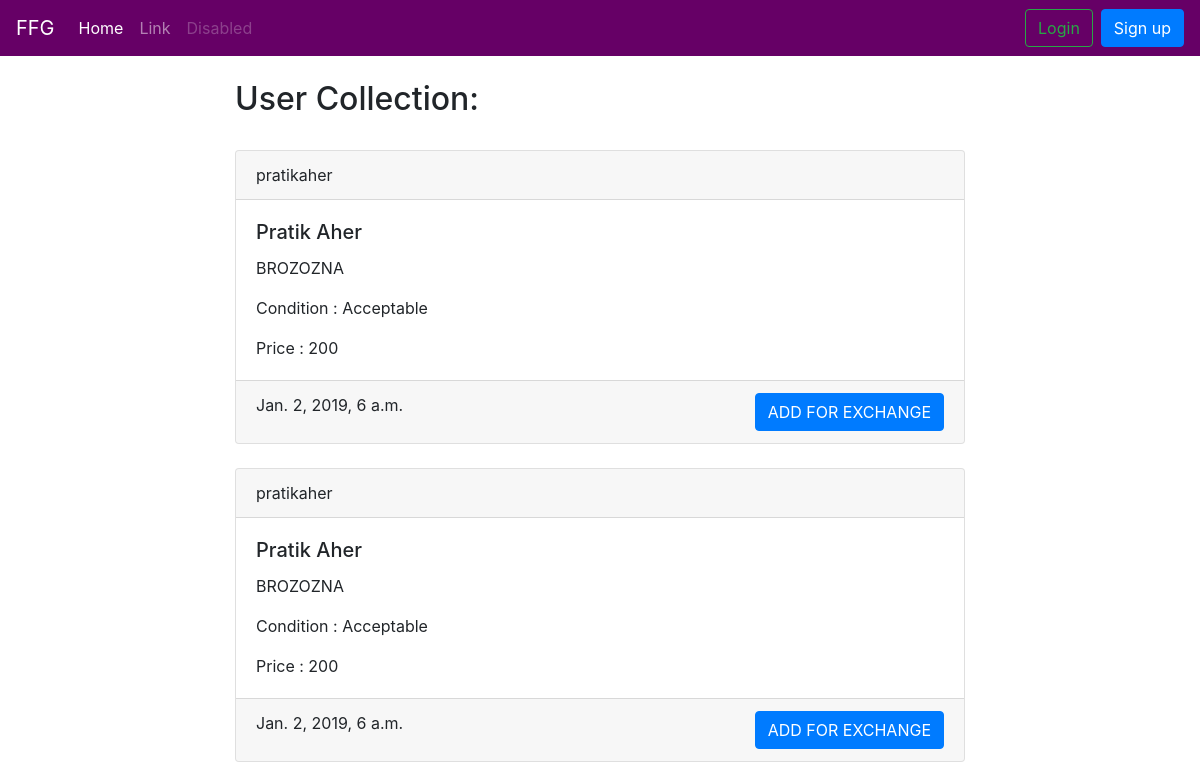
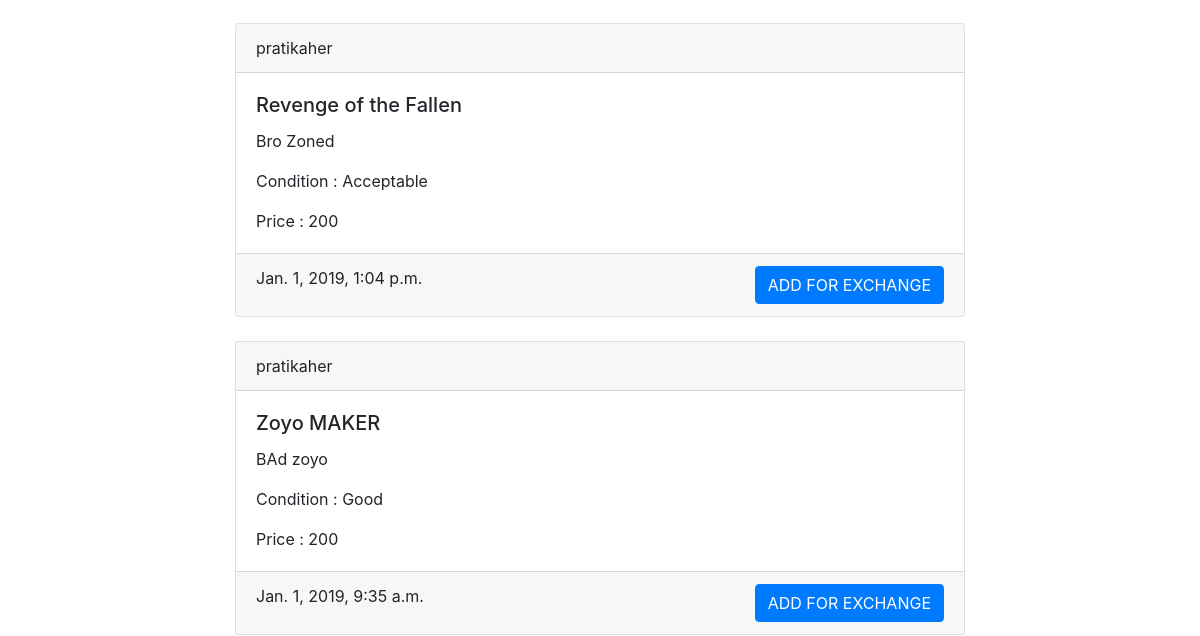
Page /userbooks/pratikaher (upper part) on the earlier database version (2 pictures, top to bottom).
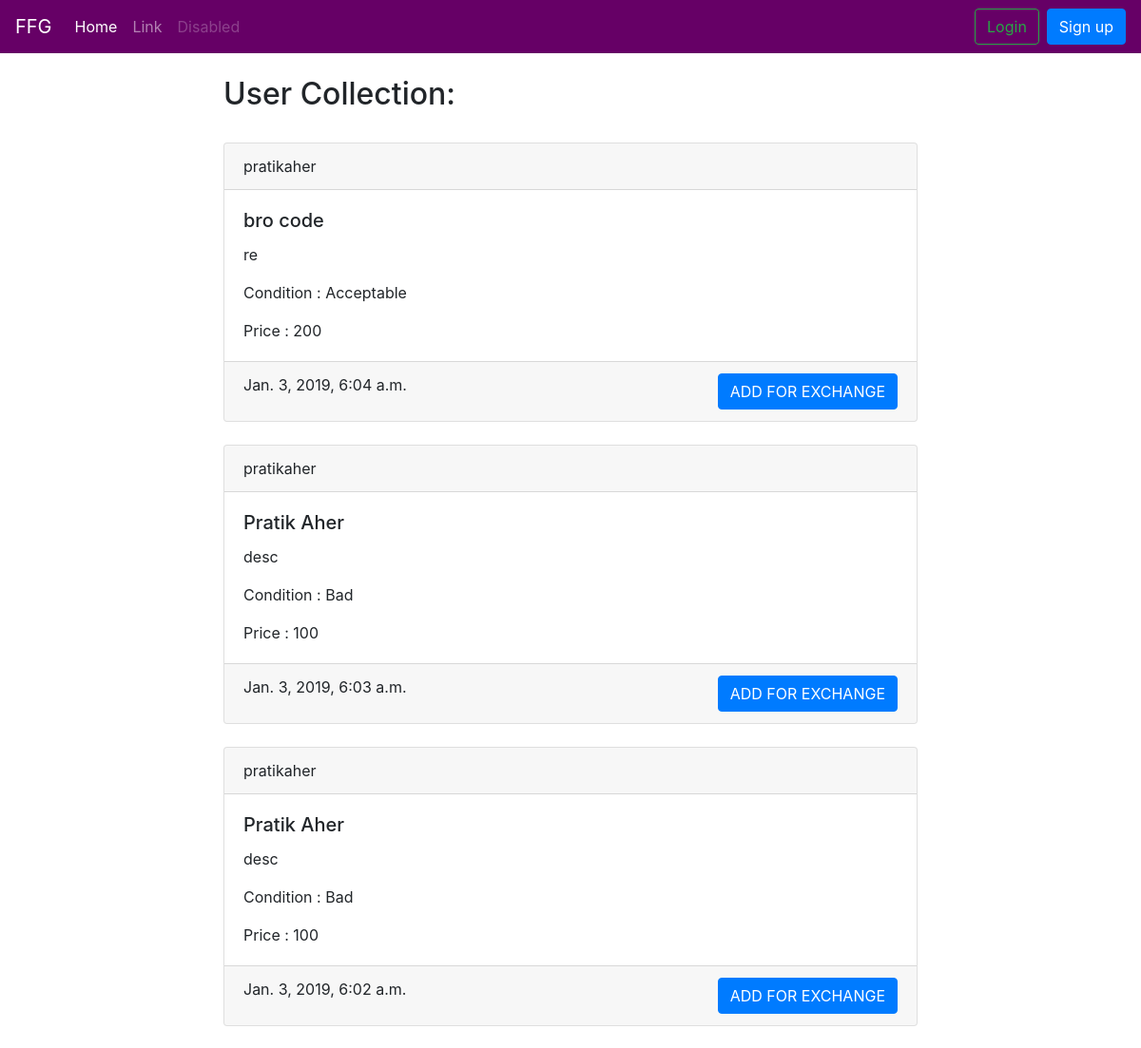
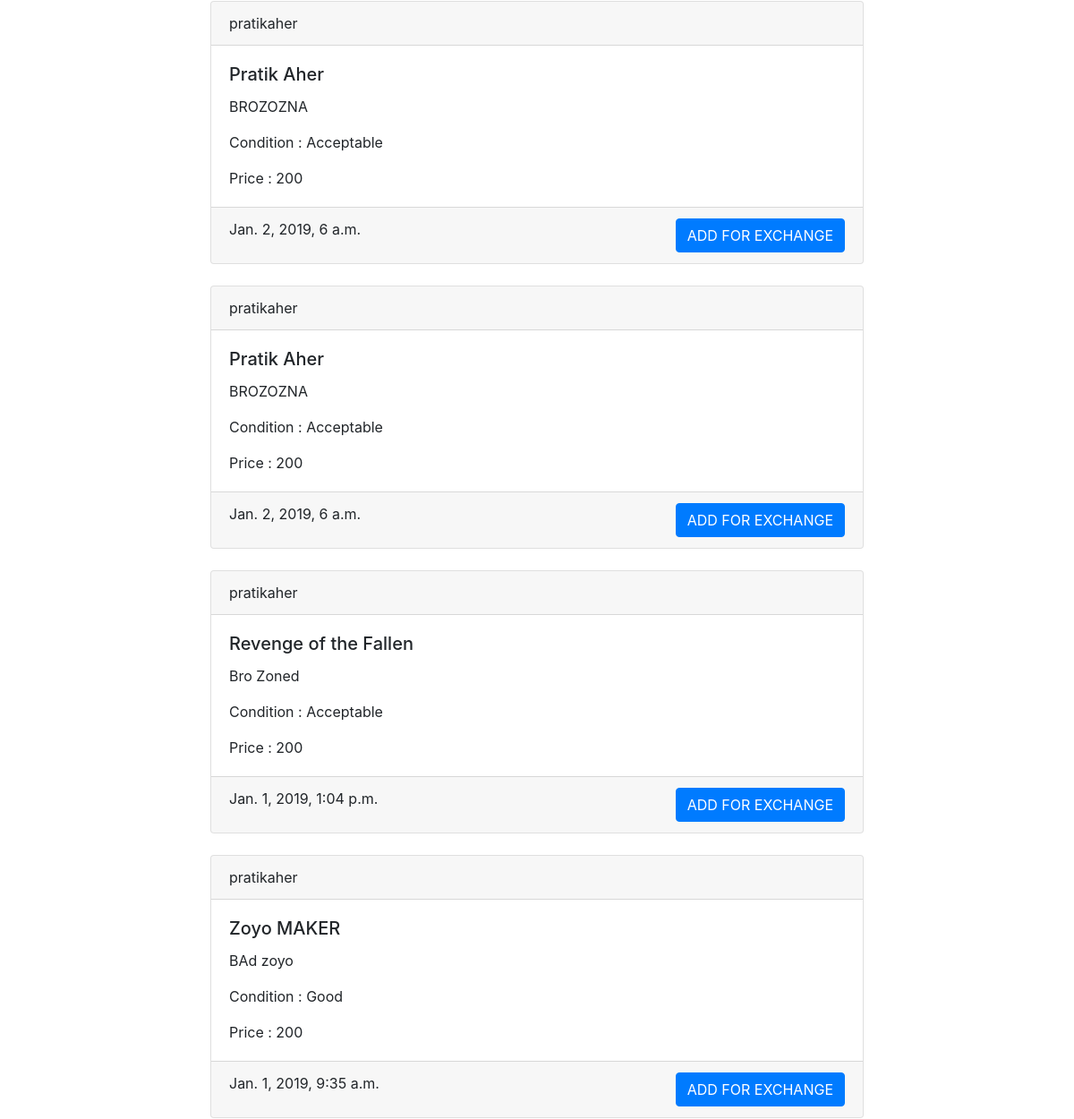
Same page on the later database version (2 pictures, top to bottom).
### coreapp/models.py (models this page shows, shortened)
class Book(models.Model):
    user = models.ForeignKey(User, on_delete=models.CASCADE, null=True)
    book_name = models.CharField(max_length=100)
    description = models.CharField(max_length=2000)
    image = models.ImageField(null=True, blank=True, upload_to="book_images/")
    price = models.IntegerField()
    condition = models.CharField(
        max_length=100, choices=CONITION_CHOICES, default='Acceptable')
    created_at = models.DateTimeField(auto_now_add=True)
    class Meta:
        verbose_name = 'Book'
        verbose_name_plural = 'Books'

### coreapp/views.py (the view)
# urls.py: path('userbooks/<str:username>', views.UserBookListViewForUser.as_view(),name='userbooksforuser'),
class UserBookListViewForUser(generic.ListView):
    model = Book
    template_name = 'collection_user_entries.html'
    context_object_name = 'books'
    ordering = ['-created_at']
    def get_queryset(self):
        user = self.kwargs['username']
        return Book.objects.filter(user__username=user).order_by('-created_at')

### templates/collection_user_entries.html (shortened to what this page needs)
{% extends 'base.html' %}
{% block content %}
<h2>User Collection:</h2>
<br />
{% if books %}
{% for book in books %}
<div class="card text-left">
    <div class="card-header">
        {{ book.user.username }}
    </div>
    <div class="card-body">
        <h5 class="card-title">{{ book.book_name }}</h5>
        <p class="card-text">{{ book.description }}</p>
        <p class="card-text">Condition : {{ book.condition }} </p>
        <p class="card-text">Price : {{ book.price }} </p>
    </div>
    <div class="card-footer text-mutxed">
        {{ book.created_at }} <a href="{% url 'wishlist:add_to_list' book.id %}" class="btn btn-primary float-right">ADD FOR EXCHANGE</a>
    </div>
</div>
{% endfor %}
{% else %}
<div class="text-center">
    <h1>No Books Found ! </h1>
</div>
{% endif %}
{% endblock %}

Differences in the rows shown:
added Book: user.username "pratikaher", book_name "bro code", description "re", condition "Acceptable", price "200", created_at "Jan. 3, 2019, 6:04 a.m."
added Book: user.username "pratikaher", book_name "Pratik Aher", description "desc", condition "Bad", price "100", created_at "Jan. 3, 2019, 6:03 a.m."
added Book: user.username "pratikaher", book_name "Pratik Aher", description "desc", condition "Bad", price "100", created_at "Jan. 3, 2019, 6:02 a.m."
